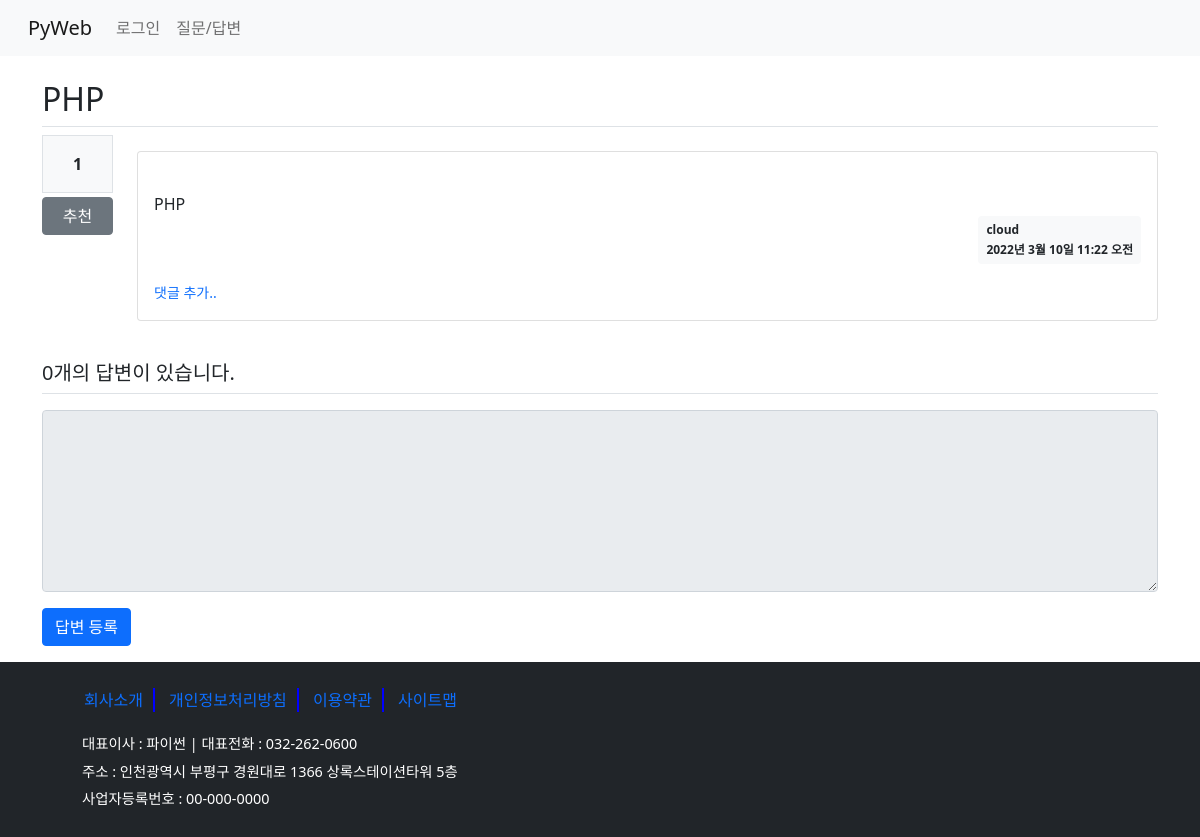
Before: /board/25/ with the older database file.
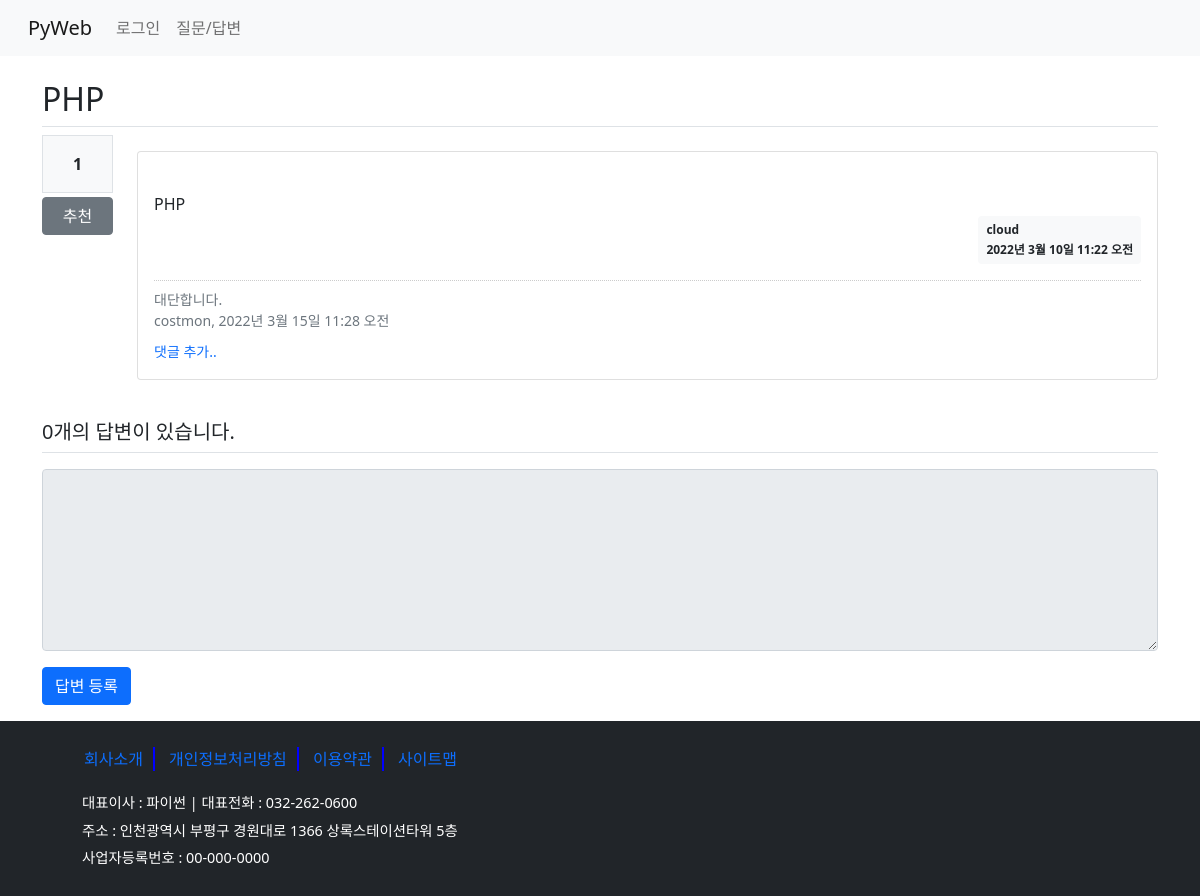
After: the same page with the newer database file.
### board/models.py (models this page shows, shortened)
class Comment(models.Model):
    content = models.TextField()      # 댓글 내용
    create_date = models.DateTimeField() #댓글 작성일
    modify_date = models.DateTimeField(null=True, blank=True) # 댓글 수정일
    author = models.ForeignKey(User, on_delete=models.CASCADE)  #외래키 - 댓글 글쓴이
    question = models.ForeignKey(Question, null=True, blank=True,
                                 on_delete=models.CASCADE) # 댓글이 달린 질문
    answer = models.ForeignKey(Answer, null=True, blank=True,
                               on_delete=models.CASCADE) # 댓글이 달린 답변

### board/views/base_views.py (the view)
# urls.py: path('<int:question_id>/', base_views.detail, name='detail'), #127.0.0.1:8000/board/1/
def detail(request, question_id):
    question = get_object_or_404(Question, pk=question_id)  #url경로 오류 처리
    context = {'question':question}
    return render(request, 'board/detail.html', context)

### templates/board/detail.html (shortened to what this page needs)
{% extends 'base.html' %}
{% block content %}
    <div class="container my-3">
       <h2 class="border-bottom py-2">{{ question.subject }}</h2>
        <div class="row">
            <div class="col-1">
                <div class="bg-light text-center border p-3 font-weight-bolder">
                    {{ question.voter.count }}
                </div>
                <a href="#" data-uri="{% url 'board:vote_question' question.id %}"
                   class="recommend btn btn-secondary btn-block my-1">추천</a>
            </div>
            <div class="col-11">
                <div class="card my-3">
                    <div class="card-body">
                        <div class="card-text" style="white-space:pre-line">
                            {{ question.content }}
                        </div>
                        <div class="d-flex justify-content-end">
                            <div class="badge badge-light text-dark p-2 text-left">
                                <div class="mb-2">{{ question.author }}</div>
                                <div>{{ question.create_date }}</div>
                            </div>
                        </div>
                        <div class="mt-3">
                            {% for comment in question.comment_set.all %}
                            <div class="comment text-muted py-2 small">
                                <span style="white-space:pre-line;">{{ comment.content }}</span><br>
                                <span>
                                    {{ comment.author }}, {{ comment.create_date }}
                                </span>
                            </div>
                            {% endfor %}
                        </div>
                        <div>
                            <a href="{% url 'board:comment_create_question' question.id %}"
                                class="text-decoration-none small">댓글 추가..</a>
                        </div>
                    </div>
                </div>
            </div>
        </div>
        <h5 class="border-bottom my-3 py-2">
            {{ question.answer_set.count }}개의 답변이 있습니다.
        </h5>
        <form action="{% url 'board:answer_create' question.id %}" method="post">
          <div class="form-group">
              <textarea name="content" rows="7" cols="60" class="form-control"
                        {% if not user.is_authenticated %} disabled {% endif %}></textarea>
          </div>
          <input type="submit" value="답변 등록" class="btn btn-primary">
      </form>
    </div>
{% endblock %}

Changed rows visible on the page:
added Comment: content "대단합니다.", author "costmon", create_date "2022년 3월 15일 11:28 오전"
